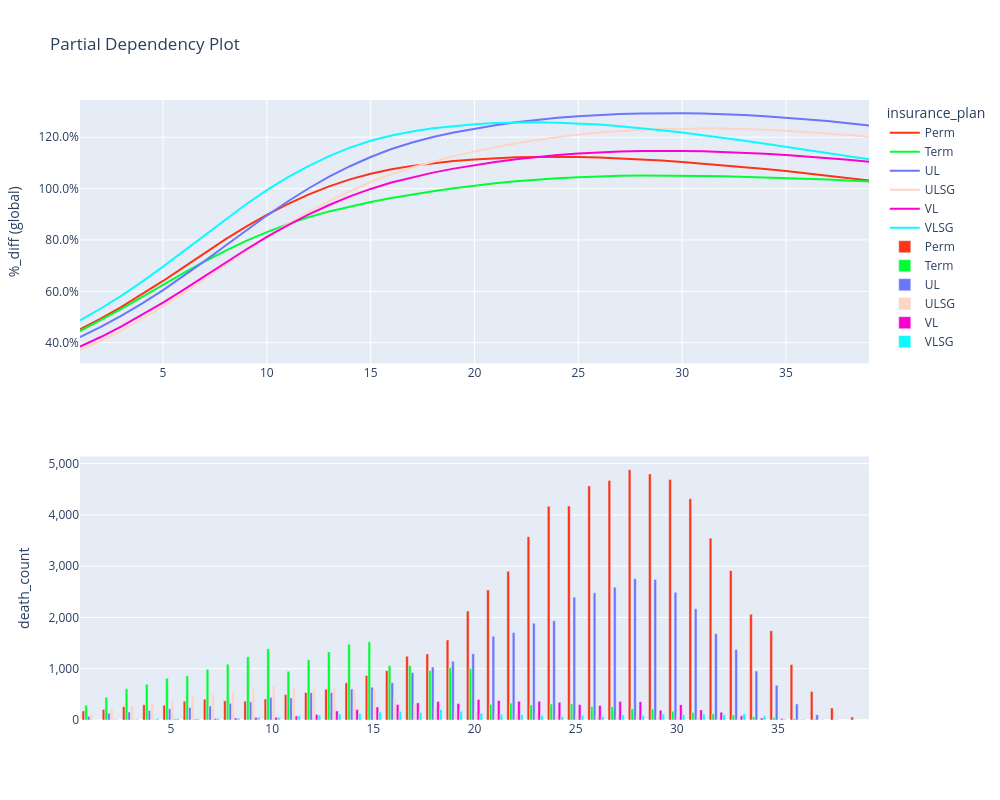

Here is the notebook cell this chart was saved with:
### Code cell
charters.pdp(
    model=model,
    df=md_encoded[
        (
            (md_encoded["duration"] <= 30)
        )
    ],
    x_axis="duration",
    line_color="insurance_plan",
    weight="amount_exposed",
    secondary="death_count",
    mapping=mapping,
    display=True,
)
